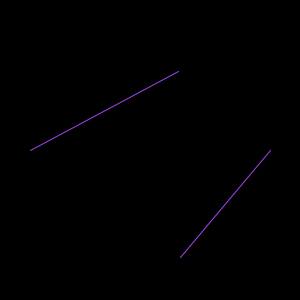
Frame 1 (no input)
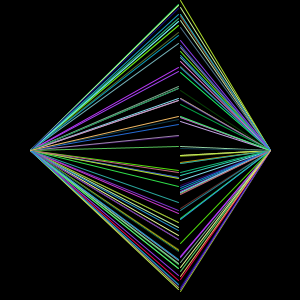
Frame 60 (the mouse pressed at the canvas centre just before this capture)
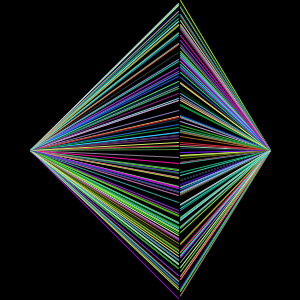
Frame 120 (the mouse held since frame 60 and released just before this capture)

The Processing sketch that drew these frames (run headless with seeded random() and noise(); from frame 60 on, the mouse is pressed at the canvas centre):

// Processing sketch: processing_126457
// ── processing_126457.pde

void setup(){

  size(300,300);
  background(0);
}

void draw(){
  stroke(random(255),random(255),random(255));
  line(30,150,178,random(300));
  line(270,150,180,random(300));
  

}
